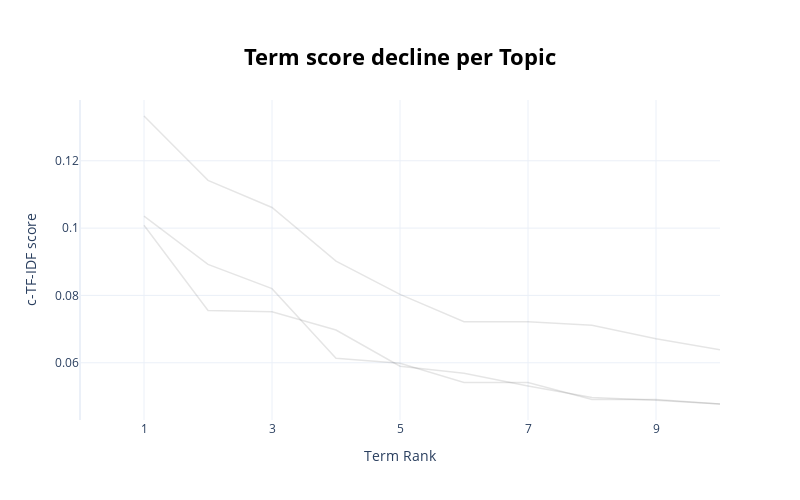

Notebook source saved alongside this figure:
### Code cell
# The first word in a topic fits best, how many more are also good (elbow method?)
topic_model.visualize_term_rank()

### Figure 1 — Plotly figure (JSON) as saved in the notebook; plotly's stock layout.template omitted (floating-point values rounded to 4 significant figures)
{"data": [{"hovertext": "<b>Topic -1</b>:at_en_og_med_har_af_for_de_var_til", "line": {"color": "black", "width": 1.5}, "mode": "lines+lines", "name": "", "opacity": 0.1, "type": "scatter", "x": [1, 2, 3, 4, 5, 6, 7, 8, 9, 10], "y": [0.1036, 0.0892, 0.08201, 0.06134, 0.05988, 0.05413, 0.05413, 0.04907, 0.04907, 0.04775]}, {"hovertext": "<b>Topic 0</b>:og_at_det_et_med_for_af_den_vi_en", "line": {"color": "black", "width": 1.5}, "mode": "lines+lines", "name": "", "opacity": 0.1, "type": "scatter", "x": [1, 2, 3, 4, 5, 6, 7, 8, 9, 10], "y": [0.1008, 0.07551, 0.07514, 0.06972, 0.05897, 0.05692, 0.05312, 0.04964, 0.04889, 0.04775]}, {"hovertext": "<b>Topic 1</b>:jeg_har_og_som_til_viden_data_på_py", "line": {"color": "black", "width": 1.5}, "mode": "lines+lines", "name": "", "opacity": 0.1, "type": "scatter", "x": [1, 2, 3, 4, 5, 6, 7, 8, 9, 10], "y": [0.1333, 0.1142, 0.1061, 0.09017, 0.08033, 0.07221, 0.07221, 0.07111, 0.06714, 0.06389]}], "layout": {"height": 500, "hoverlabel": {"bgcolor": "white", "font": {"family": "Rockwell", "size": 16}}, "showlegend": false, "title": {"font": {"color": "Black", "size": 22}, "text": "<b>Term score decline per Topic</b>", "x": 0.5, "xanchor": "center", "y": 0.9, "yanchor": "top"}, "width": 800, "xaxis": {"dtick": 2, "range": [0, 10], "tick0": 1, "title": {"text": "Term Rank"}}, "yaxis": {"title": {"text": "c-TF-IDF score"}}}}
